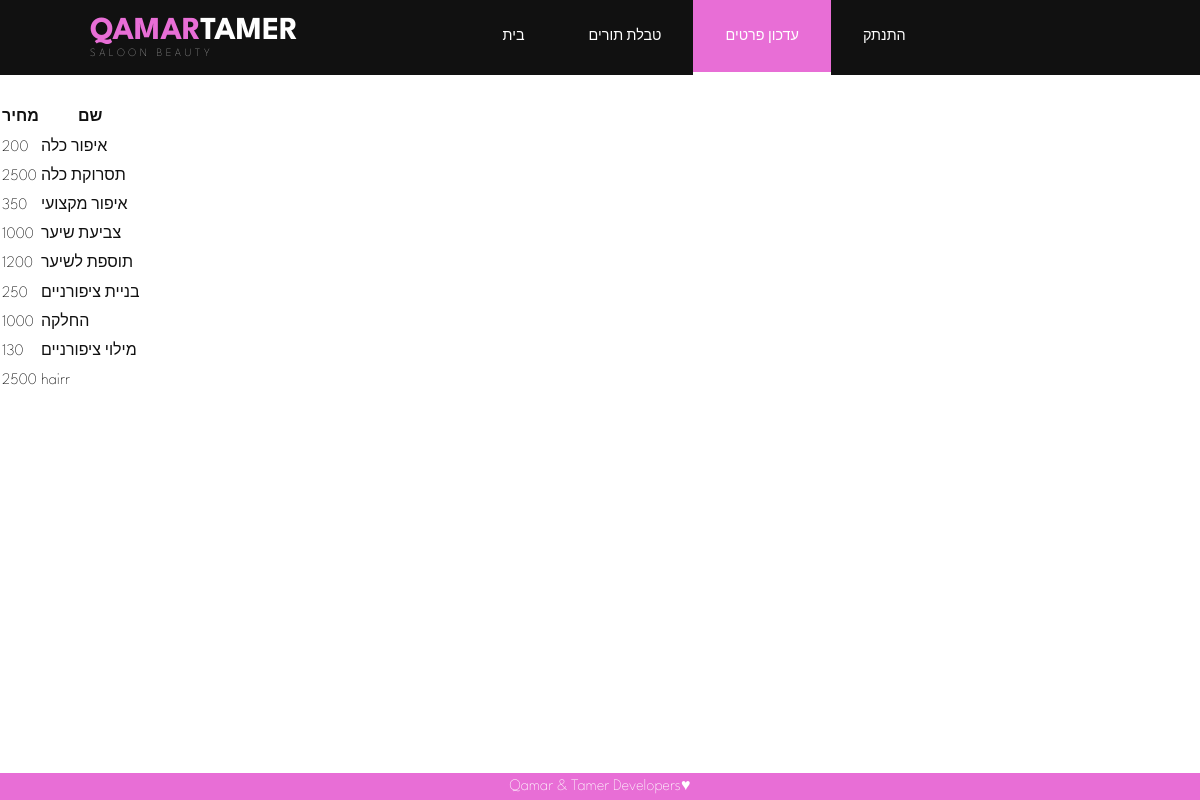
Page /WorkerInfo.php on the committed database.
### tables this page shows
CREATE TABLE `services` (
  `Services_Name` varchar(20) NOT NULL,
  `Services_ID` int(10) NOT NULL,
  `Price` int(4) NOT NULL
);

### WorkerInfo.php (the view, shortened to what this page needs)
<!DOCTYPE html>
<html lang="he">
<head>
    <link rel="stylesheet" href="./Style/Style.css">
    <link rel="stylesheet" href="./Style/Footer.css">
    <link rel="stylesheet" href="https://cdn.linearicons.com/free/1.0.0/icon-font.min.css">
  <link rel="stylesheet" href="https://cdn.jsdelivr.net/npm/swiper@11/swiper-bundle.min.css" />
</head>
<body>
    <nav>
    <div class="container nav-container">
        <a href="#home" class="logo">
        <div>
        <span>Qamar</span>Tamer</span>
        </div>
        <div>Saloon Beauty</div>
        </a>
        <ul class="navlist">
        <li><a href="./Worker.php">בית</a></li>
        <li><a href="./WorkerAppointmentTables.php">טבלת תורים</a></li>
        <li><a href="./WorkerInfo.php" class="active">עדכון פרטים</a></li>
        <li><a href="./Exit.php">התנתק</a></li>
        </ul>
    </nav>
<br>
<table id="WorkerInfo">
  <tr>
    <th>מחיר</th>
    <th>שם</th>
  </tr>
  <tr>
  <?php
 require_once "Database.php";
$stmt = $pdo->prepare("SELECT Price,Services_Name FROM services");
try{
    $stmt->execute();
}catch(PDOException $err){
}
while($result=$stmt->fetch(PDO::FETCH_ASSOC))
{
?>
<td><?php echo $result['Price'];?></td>
<td><?php echo $result['Services_Name'];?></td>
</tr>
<?php
}?>
</table>
<div class="footer">
  <p>Qamar & Tamer Developers&hearts;</p>
</div>
</body>
</html>

### Style/Style.css (style rules this page uses)
* { margin: 0; padding: 0; box-sizing: border-box; list-style: none; text-decoration: none; border: none; outline: none; resize: none; }
:root { --color-primary: #fff; --color-secondary:#e86ed6; --color-tertiary: #777; --color-text:#111; --color-bg:#eee; --shadow: 0 2px 40px 8px rgba(15,15,15,.15); --transition: all .4s ease-in-out; --width-lg:85%; --width-sm:95%; }
body { font-family: "League Spartan", sans-serif; font-optical-sizing: auto; font-weight: 100; font-style: normal; color:var(--color-text); line-height: 1.7; overflow-x: hidden; }
a { color: var(--color-text); }
span { font-size: .9rem; }
.container { margin: 0 auto; width: var(--width-lg); }
nav { background:var(--color-text); color:var(--color-primary)!important; }
.logo { color:var(--color-primary); padding: 1rem 0; }
.logo div:first-child { font-weight:700; text-transform:uppercase; font-size: 2rem; line-height: 1; }
.logo div:first-child span { color: var(--color-secondary); font-weight:700; text-transform:uppercase; font-size: 2rem; line-height: 1; }
.logo div:last-child { color:#999; letter-spacing: .22rem; font-size: .7rem; text-transform: uppercase; line-height: 1; }
.nav-container { display: flex; justify-content: space-between; align-items: center; }
nav .navlist { display: flex; }
nav .navlist li { text-transform: uppercase; font-size: .9rem; cursor: pointer; z-index: 111; }
nav .navlist li a { position: relative; padding: 2rem; color:var(--color-primary); }
.navlist li a::before { content: ''; position: absolute; top: 0; left: 0; background-color:var(--color-secondary); height: 0%; width: 100%; border-bottom: .2rem solid var(--color-primary); transition: var(--transition); opacity: 0; visibility: hidden; z-index: -1; }
.navlist li a:hover::before, .navlist li a.active::before { opacity: 1; visibility: visible; height: 95%; }

### Style/Footer.css (style rules this page uses)
.footer { position: fixed; left: 0; bottom: 0; width: 100%; background-color: #e86ed6; color: white; text-align: center; }

### rows in the picture
services: Price "200", Services_Name "איפור כלה"
services: Price "2500", Services_Name "תסרוקת כלה"
services: Price "350", Services_Name "איפור מקצועי"
services: Price "1000", Services_Name "צביעת שיער"
services: Price "1200", Services_Name "תוספת לשיער"
services: Price "250", Services_Name "בניית ציפורניים"
services: Price "1000", Services_Name "החלקה"
services: Price "130", Services_Name "מילוי ציפורניים"
services: Price "2500", Services_Name "hairr"
